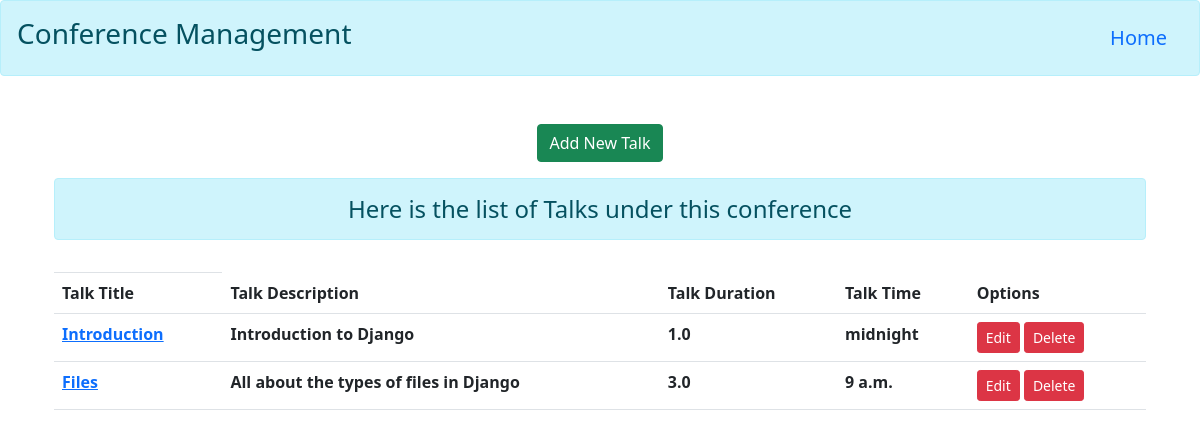
/Django/talks/, run on the app's committed database.
### myapp/models.py (models this page shows)
class TalkModel(models.Model):
    talk_conference_title  = models.ForeignKey(ConferenceModel,on_delete=models.CASCADE)
    talk_title = models.TextField(null=False,primary_key=True)
    talk_description =  models.CharField(max_length=100,null=False)
    talk_duration = models.DecimalField(max_digits=2,decimal_places=1)
    talk_time = models.TimeField(null=True)

### myapp/views.py (the view)
# urls.py: path('<str:id>/talks/',views.talkView,name='talks'),
def talkView(request,id):
    initial = {'talk_conference_title':id}
    if request.method == 'POST':
        talkviewform = TalkForm(request.POST)
        if talkviewform.is_valid():
            talkviewform.save()
    else:
        talkviewform=TalkForm(initial=initial)
    talk = ConferenceModel.objects.get(pk=id)
    conferencetalks = talk.talkmodel_set.all()
    return render(request,'myapp/talks.html',{'talkviewform':talkviewform,'conferencetalks':conferencetalks})

### myapp/forms.py
class TalkForm(forms.ModelForm):
    class Meta:
        model = TalkModel
        fields = ['talk_conference_title','talk_title','talk_description','talk_duration','talk_time']
        widgets = {
            'talk_conference_title' : forms.HiddenInput,
            'talk_title' : forms.TextInput(attrs={'class':'form-control '}),
            'talk_description' : forms.TextInput(attrs={'class':'form-control '}),
            'talk_duration' : forms.TextInput(attrs={'class':'form-control '}),
            'talk_time' : forms.TextInput(attrs={'class':'form-control','placeholder':'HH:MM:SS'}),
        }

### myapp/templates/myapp/talks.html (shortened to what this page needs)
{% extends 'myapp/base.html' %}
{% block content %}
<div class="text-center">
    <button class="btn btn-success col" type="button" data-bs-toggle="offcanvas" data-bs-target="#offcanvasRight" aria-controls="offcanvasRight">Add New Talk</button>
</div>
<div class="container mt-3">
    <h4 class="alert alert-info text-center">
        Here is the list of Talks under this conference
    </h4>
    <table class="table table-hover">
        <th class="thead-dark">
            <tr>
                <th scope="col">Talk Title</th>
                <th scope="col">Talk Description</th>
                <th scope="col">Talk Duration </th>
                <th scope="col">Talk Time</th>
                <th scope="col">Options</th>
            </tr>
        </th>
            {% for talkss in conferencetalks %}
            <tr>
                <th scope="col"><a href="{% url 'members' talkss.talk_title %}">{{talkss.talk_title}}</a></th>
                <th scope="col">{{talkss.talk_description}}</th>
                <th scope="col">{{talkss.talk_duration}}</th>
                <th scope="col">{{talkss.talk_time}}</th>
            <td>
                <a href="{% url 'talkedit' talkss.talk_title %}" class="btn btn-danger btn-sm">Edit</a>
                <form action="{% url 'talkdelete' talkss.talk_title %}" method="POST" class="d-inline">
                    <input type="submit" value="Delete" class="btn btn-danger btn-sm">
                </form>
            </td>
        </tr>
            {% endfor %}
    </table>
</div>
{% endblock content %}

### data on the page
TalkModel: talk_title "Introduction", talk_description "Introduction to Django", talk_duration "1.0", talk_time "midnight"
TalkModel: talk_title "Files", talk_description "All about the types of files in Django", talk_duration "3.0", talk_time "9 a.m."
